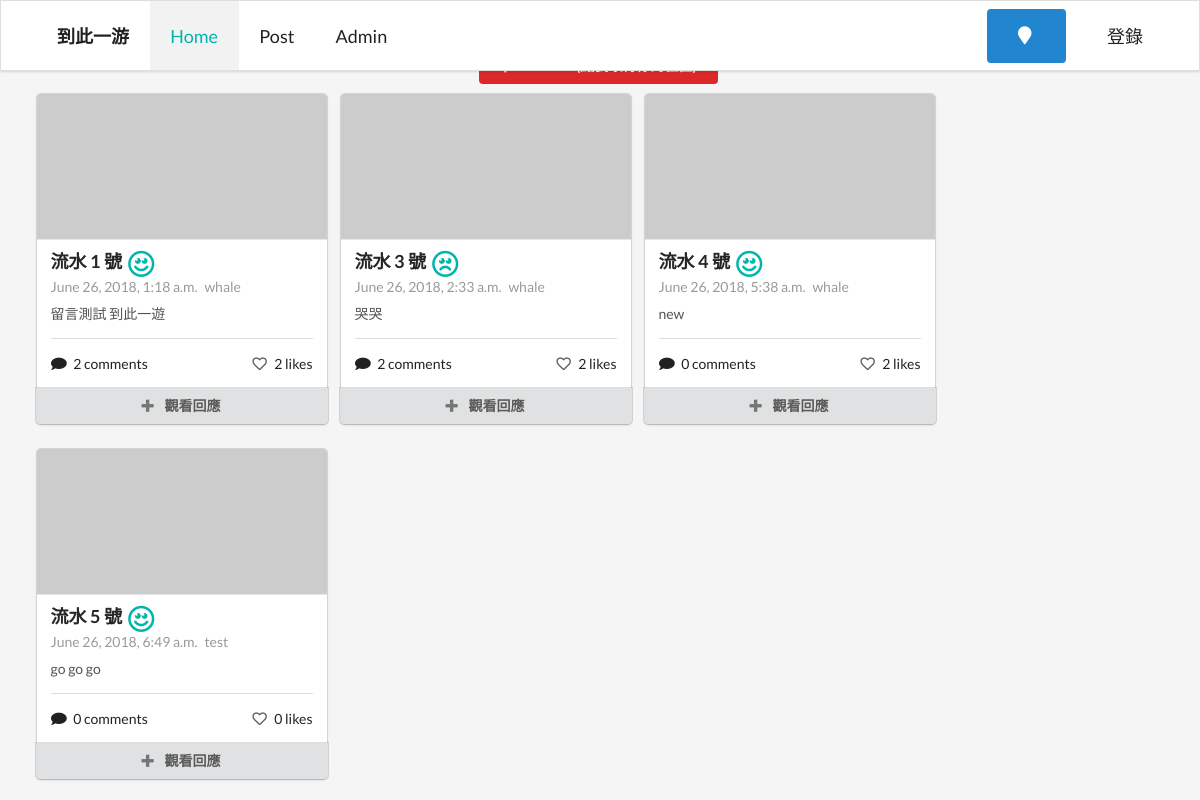
The page / on the database its author committed.
### main/models.py (models this page shows, shortened)
class Post(models.Model):
    content = models.TextField()
    time = models.DateTimeField(auto_now_add=True)
    user_who_posted = models.ForeignKey('User', on_delete=models.CASCADE)
    follows = models.ManyToManyField(
        'User', related_name='user_who_followed', blank=True)
    user_who_liked = models.ManyToManyField(
        'User', related_name='user_who_liked', blank=True)
    user_who_disliked = models.ManyToManyField(
        'User', related_name='user_who_disliked', blank=True)
    located = models.ForeignKey('Location', on_delete=models.CASCADE)
    mood = models.ForeignKey('Mood', on_delete=models.CASCADE, blank=True)

class User(models.Model):
    name = models.CharField(max_length=128, unique=True)
    password = models.CharField(max_length=256)
    c_time = models.DateTimeField(auto_now_add=True)

### main/views.py (the view, shortened to what this page needs)
# urls.py: path('', views.index),
def index(request):
    if request.method == 'GET':
        if 'Lat' in request.session:
            Lat = request.session['Lat']
            Long = request.session['Long']
            posts = models.Post.objects.filter(
                located=models.Location.objects.get(
                    longitude=Long,
                    latitude=Lat
                )
            )
        else:
            posts = models.Post.objects.all()
    return render(request, 'home.html', locals())

### main/templates/home.html (shortened to what this page needs)
<!DOCTYPE html>
<html>
    <head>
        {% load static %}
        <link href="{% static 'semantic/semantic.min.css' %}" rel="stylesheet" type="text/css" />
        <link href="{% static 'css/style.css' %}" rel="stylesheet" , type="text/css">
    </head>
    <body class="template">
        <div class="ui massive fixed teal borderless menu">
            <div class="ui container">
                <div class="header item" href="#">到此一游</div>
                <a class="active item" href="/">Home</a>
                <a class="item" href="/post">Post</a>
                <a class="item" href="/admin">Admin</a>
                <div class="right floated item">
                    <a class="ui blue button mini">
                        {% if Long %}
                        <p id='geo'>
                            <i class="marker icon"></i>Longitude: {{ Long }} Latitude: {{Lat}}</p>
                        {% else %}
                        <p id='geo'>
                            <i class="marker icon"></i>
                        </p>
                        {% endif %}
                    </a>
                </div>
                {% if request.session.is_login %}
                <a class="item" href="/logout">登出</a>
                <div href="#" class="item">
                    <p>当前在线：{{ request.session.user_name }}</p>
                </div>
                {% else %}
                <a class="item" href="/login">登錄</a>
                {% endif %}
            </div>
        </div>
        <div class="ui container center aligned" style="padding-top: 4%;padding-bottom:10px">
            <button class="ui red button" onclick="getLocation()">
            </button>
        </div>
        <div class="ui container">
            <div class="ui stackable doubling cards">
                {% for post in posts %}
                <div class="card">
                    <div class="ui image">
                        <img src="https://placeimg.com/400/200/girl">
                    </div>
                    <div class="content">
                        <a class="header">流水 {{ post.id }} 號 {% if post.mood.name == 'good' %}
                            <i class="large teal smile outline icon"></i>
                            {% elif post.mood.name == 'nothing' %}
                            <i class="large teal meh outline icon"></i>
                            {% elif post.mood.name == 'bad' %}
                            <i class="large teal frown outline icon"></i>
                            {% endif %}</a>
                        <div class="meta">
                            <a>{{ post.time }}</a>
                            <a>{{ post.user_who_posted.name }}</a>
                        </div>
                        <div class="description">
                            {{ post.content }}
                        </div>
                        <div class="ui divider"></div>
                        <span class="right floated">
                            <i class="heart outline like icon" onclick="like_post({{ post.id }})"></i>
                            {{post.user_who_liked.all.count}} likes
                        </span>
                        <i class="comment icon"></i>
                        {{post.comment_set.all.count}} comments
                    </div>
                    <div class="ui bottom attached button" onclick="$('#comment{{post.id}}').modal({blurring: true}).modal('show')">
                        <i class="add icon"></i>
                        觀看回應
                    </div>
                </div>
                {% endfor %}
            </div>
        </div>
    </body>
</html>

### main/static/css/style.css (style rules this page uses)
body { background-color: #F5F5F5; }

### rows shown on the page
Post: id "1", time "June 26, 2018, 1:18 a.m.", user_who_posted.name "whale", content "留言測試 到此一遊", user_who_liked.all.count "2", comment_set.all.count "2"
Post: id "3", time "June 26, 2018, 2:33 a.m.", user_who_posted.name "whale", content "哭哭", user_who_liked.all.count "2", comment_set.all.count "2"
Post: id "4", time "June 26, 2018, 5:38 a.m.", user_who_posted.name "whale", content "new", user_who_liked.all.count "2", comment_set.all.count "0"
Post: id "5", time "June 26, 2018, 6:49 a.m.", user_who_posted.name "test", content "go go go", user_who_liked.all.count "0", comment_set.all.count "0"
